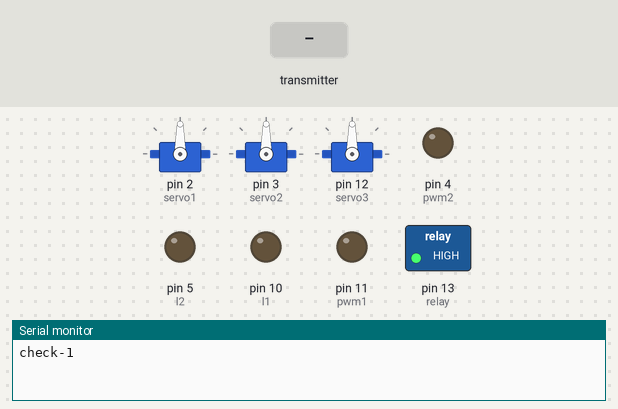
This sketch was run on a simulated Arduino Uno, built with avr-gcc and run on an emulated ATmega328P. Parts: 3 × servo, switched loads named in the sketch (green lamp = pin HIGH), output pins drawn as LEDs (lit = HIGH), the last lines printed to the serial monitor. The test bench sets the inputs (shaded band). No radio packets arrive unless stated.

Above: at 1.3 s.
1.4 s: the transmitter starts sending text.0 = 0
At 2.8 s:
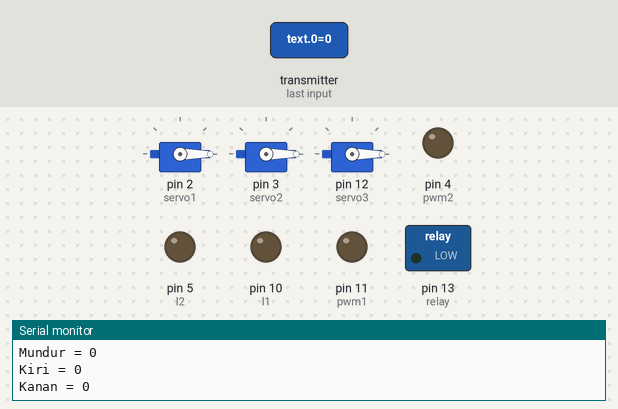
4.4 s: the transmitter starts sending text.1 = 256
At 7.3 s:
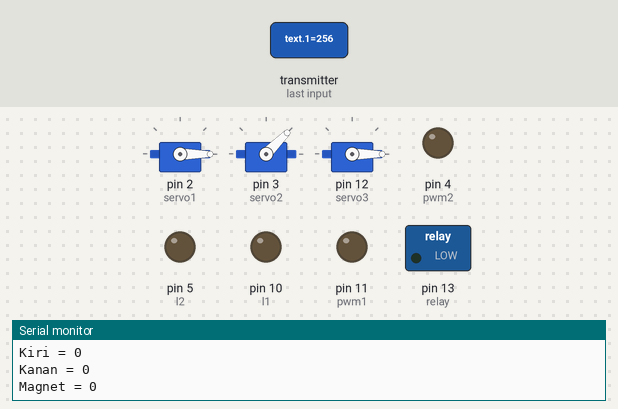
7.4 s: the transmitter starts sending text.2 = 256
At 10.0 s:
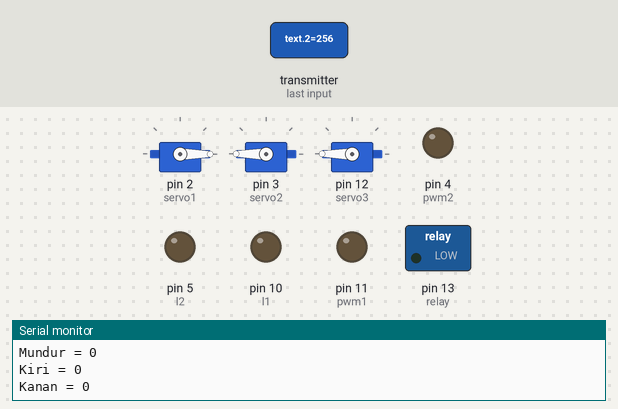
10.4 s: the transmitter starts sending text.0 = 256
At 10.72 s:
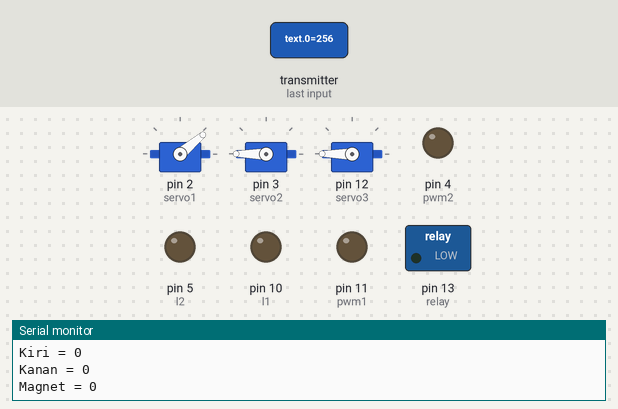
13.4 s: the transmitter starts sending text.1 = 0
At 15.89 s:
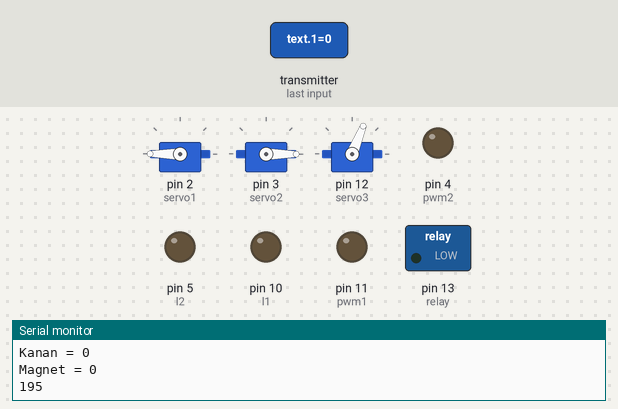
16.4 s: the transmitter starts sending text.2 = 0
Timing chart, 0 to 22.0 s (numbered marks = the images above; inputs shaded):
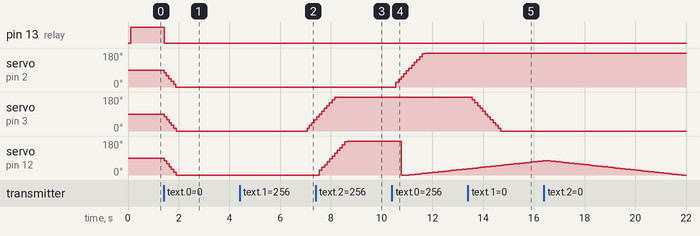

Measured:
- after the input at 1.4 s, pin 13 (relay): HIGH → LOW at once; servo on pin 2 (servo1), servo on pin 3 (servo2), servo on pin 12 (servo3): moves from 90° to 0° over 0.47 s, starting at once
- after the input at 4.4 s, servo on pin 3 (servo2): 0° → 15° after 2.7 s, → 30° 0.10 s later, → 45° 0.10 s later, → 60° 0.10 s later
- after the input at 7.4 s, servo on pin 12 (servo3): moves from 0° to 180° over 1.1 s, starting after 0.15 s
- after the input at 10.4 s, servo on pin 2 (servo1): moves from 0° to 180° over 1.1 s, starting after 0.16 s
- after the input at 13.4 s, servo on pin 3 (servo2): moves from 180° to 0° over 1.1 s, starting after 0.18 s

The sketch:

nRF24L01_Receiver.ino
```cpp
#include <Servo.h>
#include <SPI.h>
#include <nRF24L01.h>
#include <RF24.h>

Servo servo1, servo2, servo3;

RF24 radio(7, 8); // CE, CSN
const byte address = 255;

int ger = 90;
int ger2 = 90;
int ger3 = 90;

int text[8];

int r1 = 9;
int l1 = 10;
int pwm1 = 11;

int r2 = 6;
int l2 = 5;
int pwm2 = 4;

int pwm = 255;

int relay = 13;

void setup() {
  Serial.begin(9600);

  servo1.attach(2);
  servo2.attach(3);
  servo3.attach(12);

  pinMode(r1, OUTPUT);
  pinMode(l1, OUTPUT);
  pinMode(pwm1, OUTPUT);
  pinMode(r2, OUTPUT);
  pinMode(l2, OUTPUT);
  pinMode(pwm2, OUTPUT);

  pinMode(relay, OUTPUT);

  delay(100);

  radio.begin();
  bool check = radio.isChipConnected();
  Serial.print("check-");
  Serial.println(check);

  radio.openReadingPipe(0, address);
  radio.setPALevel(RF24_PA_MAX);
  radio.startListening();

  /*servo1.write(95);
  delay(500);
  servo2.write(95);
  delay(500);
  servo3.write(95);
  delay(500);*/

  digitalWrite(relay, HIGH);
}

void loop() {
  while (radio.available()) {

      radio.read(&text, sizeof(text));

      /*int i;
      for (i = 0; i < 2; i = i + 1) {
        Serial.print(text[i]);
      }*/

      Serial.println();
      Serial.print("X1 = ");
      Serial.println(text[0]);
      Serial.print("X = ");
      Serial.println(text[1]);
      Serial.print("Y = ");
      Serial.println(text[2]);
      Serial.print("Maju = ");
      Serial.println(text[3]);
      Serial.print("Mundur = ");
      Serial.println(text[4]);
      Serial.print("Kiri = ");
      Serial.println(text[5]);
      Serial.print("Kanan = ");
      Serial.println(text[6]);
      Serial.print("Magnet = ");
      Serial.println(text[7]);
      //delay(250);
//////////////SERVO 1//////////////////////////////////////////////////////////////////////
      if(text[0] >= 170){
        ger += 15;
        Serial.println(ger);
        servo1.write(ger);
        if(ger >= 180){
          ger = 180;
        }
      }

      if(text[0] <= 10){
        ger -= 15;
        Serial.println(ger);
        servo1.write(ger);
        if(ger <= 10){
          ger = 10;
        }
      }
//////////////SERVO 2//////////////////////////////////////////////////////////////////////
      if(text[1] >= 170){
        ger2 += 15;
        Serial.println(ger2);
        servo2.write(ger2);
        if(ger2 >= 180){
          ger2 = 180;
        }
      }

      if(text[1] <= 10){
        ger2 -= 15;
        Serial.println(ger2);
        servo2.write(ger2);
        if(ger2 >= 180){
          ger2 = 180;
        }
      }
//////////////SERVO 3//////////////////////////////////////////////////////////////////////
      if(text[2] >= 170){
        ger3 += 15;
        Serial.println(ger3);
        servo3.write(ger3);
        if(ger3 <= 10){
          ger3 = 10;
        }
      }

      if(text[2] <= 10){
        ger3 -= 15;
        Serial.println(ger3);
        servo3.write(ger3);
        if(ger3 <= 10){
          ger3 = 10;
        }
      }
//////////////BUTTON//////////////////////////////////////////////////////////////////////
      if ((text[3] == 0) && (text[5] == 1) && (text[4] == 1) && (text[6] == 1) ) {
        maju();
      }
      else if ((text[3] == 1) && (text[5] == 0) && (text[4] == 1) && (text[6] == 1) ) {
        mundur();
      }
      else if ((text[3] == 1) && (text[5] == 1) && (text[4] == 0) && (text[6] == 1) ) {
        mjkiri();
      }
      else if ((text[3] == 1) && (text[5] == 1) && (text[4] == 1) && (text[6] == 0) ) {
        mjkanan();
      }
      else {
        henti();
      }
//////////////RELAY//////////////////////////////////////////////////////////////////////
      if (text[7] == 0)  {
        digitalWrite(relay, LOW);
      }
      else {
        digitalWrite(relay, HIGH);
      }
      delay(10);
    }
}

void maju() {
  analogWrite(pwm1, pwm);
  digitalWrite(r1, HIGH);
  digitalWrite(l1, LOW);
  analogWrite(pwm2, pwm);
  digitalWrite(r2, HIGH);
  digitalWrite(l2, LOW);
}

void mundur() {
  analogWrite(pwm1, pwm);
  digitalWrite(r1, LOW);
  digitalWrite(l1, HIGH);
  analogWrite(pwm2, pwm);
  digitalWrite(r2, LOW);
  digitalWrite(l2, HIGH);
}

void mjkiri() {
  analogWrite(pwm1, pwm);
  digitalWrite(r1, LOW);
  digitalWrite(l1, LOW);
  analogWrite(pwm2, pwm);
  digitalWrite(r2, HIGH);
  digitalWrite(l2, LOW);
}

void mjkanan() {
  analogWrite(pwm1, pwm);
  digitalWrite(r1, HIGH);
  digitalWrite(l1, LOW);
  analogWrite(pwm2, pwm);
  digitalWrite(r2, LOW);
  digitalWrite(l2, LOW);
}

void henti() {
  digitalWrite(pwm1, 0);
  digitalWrite(pwm2, 0);
}
```
